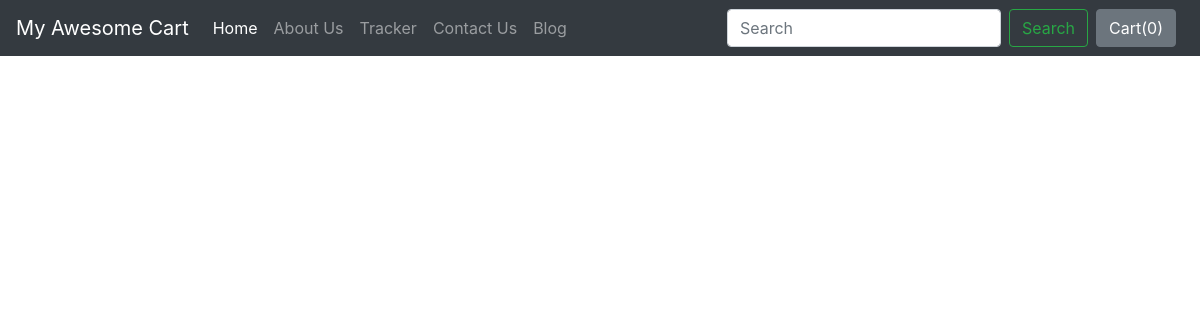
/blog/, run on an earlier commit of the app's database.
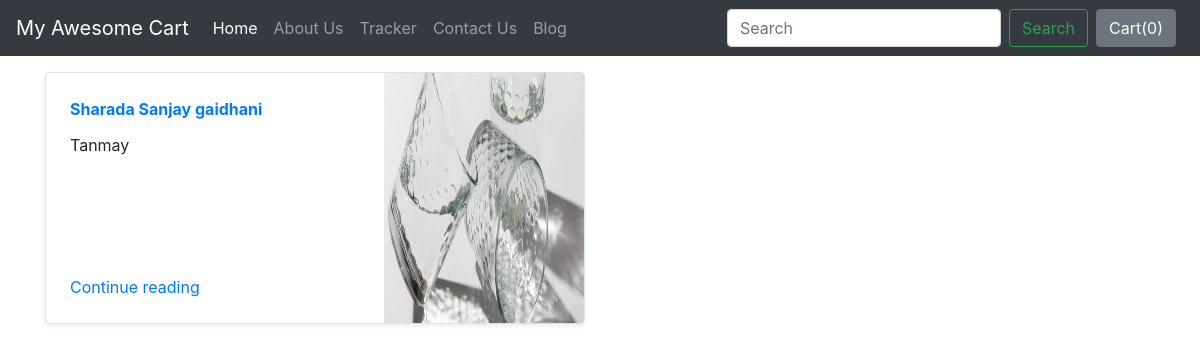
And on a later commit of the database.
### blog/models.py (models this page shows)
class Blogpost(models.Model):
    post_id = models.AutoField(primary_key= True)
    title = models.CharField(max_length=50)
    head0 = models.CharField(max_length=500, default="")
    chead0 = models.CharField(max_length=5000, default="")
    head1 = models.CharField(max_length=500, default="")
    chead1 = models.CharField(max_length=5000, default="")
    head2 = models.CharField(max_length=500, default="")
    chead2 = models.CharField(max_length=5000, default="")
    pub_date = models.DateField()
    thumbnail = models.ImageField(upload_to='shop/images', default="")
    def __str__(self):
        return self.title

### blog/views.py (the view)
# urls.py: path("", views.index, name="blogHome"),
def index(request):
    myposts= Blogpost.objects.all()
    print(myposts)
    return render(request, 'blog/index.html', {'myposts': myposts})

### blog/templates/blog/index.html (shortened to what this page needs)
{%extends 'blog/basic.html'%}
{%block body%}
<div class="container mt-3">
    <div class="row my-2">
        {% for item in myposts %}
        <div class="col-md-6">
            <div class="row no-gutters border rounded overflow-hidden flex-md-row mb-4 shadow-sm h-md-250 position-relative">
                <div class="col p-4 d-flex flex-column position-static">
                    <strong class="d-inline-block mb-2 text-primary">
                        {{item.head0}}
                    </strong>
                    <p class="card-text mb-auto">{{item.head1}}</p>
                    <a href="#" class="stretched-link">Continue reading</a>
                </div>
                <div class="col-auto d-none d-lg-block">
                    <img src="/media/{{item.thumbnail}}" class="bd-placeholder-img" width="200" height="250" aria-label="Placeholder: Thumbnail">
                </div>
            </div>
        </div>
        {%endfor%}</div>
</div>
{%endblock%}

### blog/templates/blog/basic.html (shortened to what this page needs)
<!doctype html>
<html lang="en">
  <head>
    <link rel="stylesheet" href="https://stackpath.bootstrapcdn.com/bootstrap/4.2.1/css/bootstrap.min.css">
    </head>
    <body>
    <nav class="navbar navbar-expand-lg navbar-dark bg-dark">
    <a class="navbar-brand" href="/shop">My Awesome Cart</a>
    <div class="collapse navbar-collapse" id="navbarSupportedContent">
        <ul class="navbar-nav mr-auto">
        <li class="nav-item active">
            <a class="nav-link" href="/shop">Home <span class="sr-only">(current)</span></a>
        </li>
        <li class="nav-item">
            <a class="nav-link" href="/shop/about">About Us</a>
        </li>
        <li class="nav-item">
            <a class="nav-link" href="/shop/tracker">Tracker</a>
        </li>
        <li class="nav-item">
            <a class="nav-link" href="/shop/contact">Contact Us</a>
        </li>
        <li class="nav-item">
            <a class="nav-link" href="/blog">Blog</a>
        </li>
        </ul>
        <form class="form-inline my-2 my-lg-0">
        <input class="form-control mr-sm-2" type="search" placeholder="Search" aria-label="Search">
        <button class="btn btn-outline-success my-2 my-sm-0" type="submit">Search</button>
        </form>
        <button type="button" class="btn btn-secondary mx-2" id="popcart" data-container="body" data-toggle="popover" data-placement="bottom" data-html="true" data-content="Vivamus
        sagittis lacus vel augue laoreet rutrum faucibus.">
        Cart(<span id="cart">0</span>)
        </button>
    </div>
    </nav>
    {% block body %}{% endblock %}
</body>
</html>

What changed in the data, as far as the page shows it:
added Blogpost: head0 "Sharada Sanjay gaidhani", head1 "Tanmay", thumbnail (picture)
